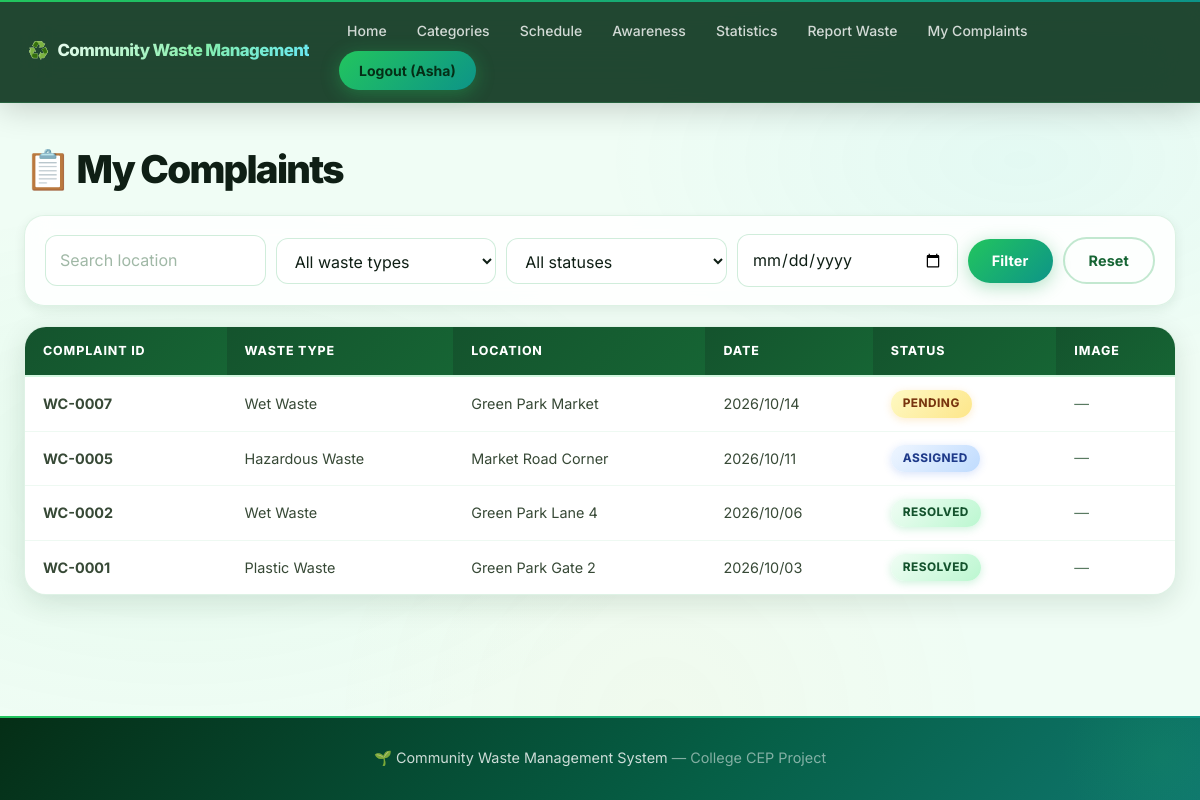
The page /my-complaints (signed in) on the database its author committed.
### tables this page shows
CREATE TABLE complaints (id INTEGER PRIMARY KEY AUTOINCREMENT,
  user_id INTEGER NOT NULL REFERENCES users(id), waste_type TEXT NOT NULL, location TEXT NOT NULL,
  description TEXT NOT NULL, report_date TEXT NOT NULL, image TEXT,
  status TEXT NOT NULL DEFAULT 'Pending', collector_id INTEGER REFERENCES collectors(id),
  created_at TEXT DEFAULT CURRENT_TIMESTAMP);

### app.py (the view)
@app.route("/my-complaints")
@login_required("user")
def my_complaints():
    rows = complaint_query("AND c.user_id=?", (session["uid"],))
    return render_template("my_complaints.html", complaints=rows, categories=CATEGORY_NAMES, statuses=STATUSES)

### app.py (called while the page is built)
def get_db():
    if "db" not in g:
        g.db = sqlite3.connect(DB_PATH)
        g.db.row_factory = sqlite3.Row
    return g.db

@app.template_filter("cid")
def complaint_id(n):
    return f"WC-{n:04d}"

def login_required(role=None):
    def deco(f):
        @wraps(f)
        def wrapper(*a, **k):
            if "role" not in session:
                flash("Please log in first.", "error"); return redirect(url_for("login"))
            if role and session["role"] != role:
                flash("You do not have access to that page.", "error"); return redirect(url_for("home"))
            return f(*a, **k)
        return wrapper
    return deco

def complaint_query(extra_where="", extra_params=()):
    sql = ("SELECT c.*, u.name AS user_name, col.name AS collector_name FROM complaints c "
           "JOIN users u ON u.id=c.user_id LEFT JOIN collectors col ON col.id=c.collector_id WHERE 1=1 " + extra_where)
    params = list(extra_params)
    if request.args.get("location"):
        sql += " AND c.location LIKE ?"; params.append("%" + request.args["location"] + "%")
    if request.args.get("waste_type"):
        sql += " AND c.waste_type=?"; params.append(request.args["waste_type"])
    if request.args.get("status"):
        sql += " AND c.status=?"; params.append(request.args["status"])
    if request.args.get("date"):
        sql += " AND c.report_date=?"; params.append(request.args["date"])
    return get_db().execute(sql + " ORDER BY c.id DESC", params).fetchall()

### templates/my_complaints.html
{% extends "base.html" %}{% block title %}My Complaints{% endblock %}
{% block content %}
<h1>📋 My Complaints</h1>
{% include "_filters.html" %}
{% if complaints %}
<div class="table-wrap">
  <table>
    <thead>
      <tr>
        <th>Complaint ID</th>
        <th>Waste Type</th>
        <th>Location</th>
        <th>Date</th>
        <th>Status</th>
        <th>Image</th>
      </tr>
    </thead>
    <tbody>
      {% for c in complaints %}
      <tr>
        <td><strong>{{ c.id|cid }}</strong></td>
        <td>{{ c.waste_type }}</td>
        <td class="td-truncate" title="{{ c.location }}">{{ c.location }}</td>
        <td style="white-space:nowrap">
          {{ c.report_date | replace('-', '/') if c.report_date else '—' }}
        </td>
        <td>
          <span class="badge {{ c.status|replace(' ','-')|lower }}">{{ c.status }}</span>
        </td>
        <td>
          {% if c.image %}
            <a href="{{ url_for('static', filename='uploads/' ~ c.image) }}" target="_blank" rel="noopener">
              📷 View
            </a>
          {% else %}
            <span class="muted">—</span>
          {% endif %}
        </td>
      </tr>
      {% endfor %}
    </tbody>
  </table>
</div>
{% else %}
<div class="empty-state">
  <span class="empty-icon">📭</span>
  <h3>No complaints found</h3>
  <p>Try adjusting your filters, or <a href="{{ url_for('report') }}">report a new waste issue</a>.</p>
</div>
{% endif %}
{% endblock %}

### static/css/style.css (style rules this page uses)
:root { color-scheme: light; --p0: #f0fdf4; --p50: #dcfce7; --p100:#bbf7d0; --p200:#86efac; --p300:#4ade80; --p400:#22c55e; --p500:#16a34a; --p600:#15803d; --p700:#166534; --p800:#14532d; --p900:#052e16; --teal: #0d9488; --cyan: #06b6d4; --amber:#f59e0b; --red: #ef4444; --brand: var(--p500); --brand-dark: var(--p700); --brand-light: var(--p300); --text: #0f1f15; --text-2: #374936; --muted: #5a7a62; --surface: #ffffff; --surface-2: #f8fffe; --bg: #f0fdf5; --border: rgba(22,163,74,.14); --border-2: rgba(22,163,74,.25); --grad-brand: linear-gradient(135deg, #22c55e 0%, #0d9488 100%); --grad-brand-h: linear-gradient(135deg, #4ade80 0%, #06b6d4 100%); --grad-dark: linear-gradient(135deg, #052e16 0%, #065f46 60%, #0f766e 100%); --grad-card: linear-gradient(145deg, rgba(255,255,255,.97) 0%, rgba(240,255,248,.9) 100%); --grad-hero-txt: linear-gradient(135deg, #ffffff 0%, #86efac 60%, #67e8f9 100%); --shd-xs: 0 1px 3px rgba(5,46,22,.06); --shd-sm: 0 4px 12px rgba(5,46,22,.08); --shd-md: 0 8px 28px rgba(5,46,22,.12); --shd-lg: 0 20px 60px rgba(5,46,22,.18); --shd-xl: 0 32px 80px rgba(5,46,22,.24); --shd-glow:0 0 48px rgba(34,197,94,.22); --ease-out: cubic-bezier(.16,1,.3,1); --ease-spring: cubic-bezier(.34,1.56,.64,1); --ease-smooth: cubic-bezier(.4,0,.2,1); --dur: .28s; }
*, *::before, *::after { box-sizing: border-box; margin: 0; padding: 0; }
html { scroll-behavior: smooth; }
body { min-height: 100vh; display: flex; flex-direction: column; color: var(--text); background: var(--bg); font-family: 'Inter', 'Segoe UI', system-ui, Arial, sans-serif; line-height: 1.65; -webkit-font-smoothing: antialiased; overflow-x: hidden; }
body::before { content: ''; position: fixed; inset: 0; background: radial-gradient(ellipse 60% 50% at 15% 60%, rgba(34,197,94,.05) 0%, transparent 70%), radial-gradient(ellipse 50% 40% at 85% 20%, rgba(6,182,212,.05) 0%, transparent 70%), radial-gradient(ellipse 40% 60% at 55% 90%, rgba(245,158,11,.03) 0%, transparent 70%); pointer-events: none; z-index: 0; animation: meshDrift 20s ease-in-out infinite alternate; }
h1 { margin: 0 0 24px; color: var(--text); font-size: clamp(1.8rem, 3.2vw, 2.5rem); font-weight: 850; line-height: 1.15; letter-spacing: -.045em; }
.muted { color: var(--muted); font-size: .92rem; }
.table-wrap { width: 100%; overflow-x: auto; overscroll-behavior-x: contain; border: 1px solid var(--border); border-radius: 22px; background: #fff; box-shadow: var(--shd-md); scrollbar-color: #86efac #f0fdf4; scrollbar-width: thin; }
table { width: 100%; border-collapse: collapse; min-width: 640px; }
thead th { position: sticky; top: 0; z-index: 2; color: #fff; background: linear-gradient(135deg, var(--p800) 0%, var(--p700) 100%); font-size: .78rem; font-weight: 750; letter-spacing: .07em; text-transform: uppercase; text-align: left; padding: 14px 18px; border-bottom: 2px solid rgba(74,222,128,.25); }
th { color: #fff; background: linear-gradient(135deg, var(--p800) 0%, var(--p700) 100%); font-size: .78rem; font-weight: 750; letter-spacing: .06em; text-align: left; padding: 14px 18px; border-bottom: 2px solid rgba(74,222,128,.2); }
td { padding: 13px 18px; border-bottom: 1px solid rgba(22,163,74,.07); vertical-align: middle; color: var(--text-2); font-size: .9rem; }
tbody tr:last-child td, table tr:last-child td { border-bottom: 0; }
tbody tr { transition: background .15s, transform .15s; }
.td-truncate { max-width: 200px; overflow: hidden; text-overflow: ellipsis; white-space: nowrap; cursor: default; }
.badge { display: inline-flex; align-items: center; gap: 4px; padding: 4px 12px; border-radius: 50px; font-size: .74rem; font-weight: 750; letter-spacing: .04em; text-transform: uppercase; white-space: nowrap; }
.badge.pending { color: #78350f; background: linear-gradient(135deg,#fef9c3,#fde68a); box-shadow: 0 2px 8px rgba(245,158,11,.2); }
.badge.assigned { color: #1e3a8a; background: linear-gradient(135deg,#eff6ff,#bfdbfe); box-shadow: 0 2px 8px rgba(37,99,235,.18); }
.badge.resolved { color: #14532d; background: linear-gradient(135deg,#f0fdf4,#bbf7d0); box-shadow: 0 2px 8px rgba(34,197,94,.22); }
h1 { animation: fadeUp .55s var(--ease-out) both; }

### rows shown on the page
complaints: id|cid "WC-0007", waste_type "Wet Waste", location "Green Park Market", report_date "2026/10/14", status "PENDING"
complaints: id|cid "WC-0005", waste_type "Hazardous Waste", location "Market Road Corner", report_date "2026/10/11", status "ASSIGNED"
complaints: id|cid "WC-0002", waste_type "Wet Waste", location "Green Park Lane 4", report_date "2026/10/06", status "RESOLVED"
complaints: id|cid "WC-0001", waste_type "Plastic Waste", location "Green Park Gate 2", report_date "2026/10/03", status "RESOLVED"

### other values the page prints
{{ session.name.split()[0] }} "Asha"
